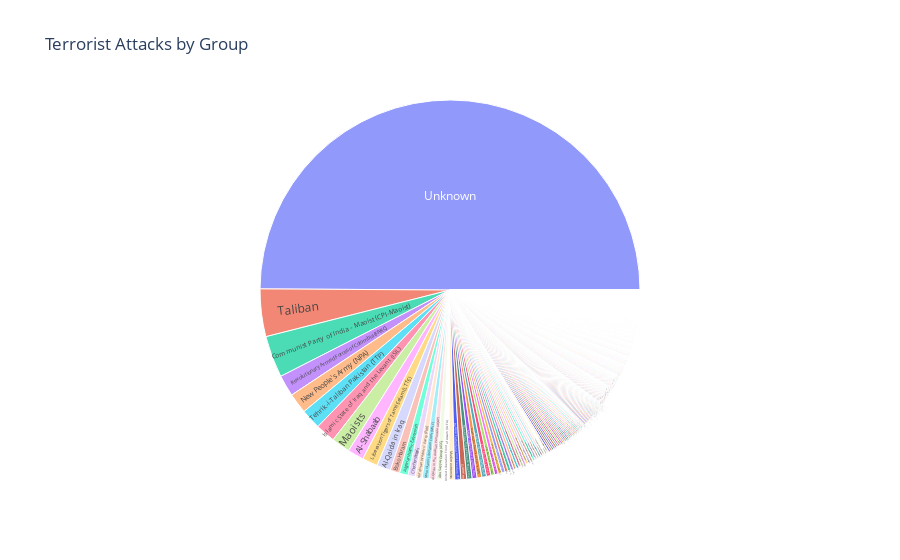

Notebook cell for this chart:
### Markdown cell above
# Sunburst Chart:
- An interactive sunburst chart to explore the hierarchy and distribution of terrorist groups. Use Plotly's Sunburst feature to create the interactive chart.

### Code cell
# Group the data by terrorist group and count the number of attacks
group_counts = data2['Group'].value_counts().reset_index()
group_counts.columns = ['Group', 'Attack Count']

# Create the sunburst chart
fig = go.Figure(go.Sunburst(
    labels=group_counts['Group'],
    parents=["" for _ in group_counts['Group']],
    values=group_counts['Attack Count']
))

fig.update_layout(
    title='Terrorist Attacks by Group',
    hovermode='closest'
)

fig.show()

### Figure 1 — Plotly figure (JSON) as saved in the notebook; plotly's stock layout.template omitted (floating-point values rounded to 4 significant figures; data arrays with more than 128 entries replaced by an {"elided": "..."} marker saying what was removed)
{"data": [{"labels": {"elided": "1363 str values"}, "parents": {"elided": "1363 str values"}, "type": "sunburst", "values": {"elided": "1363 int values"}}], "layout": {"hovermode": "closest", "title": {"text": "Terrorist Attacks by Group"}}}
